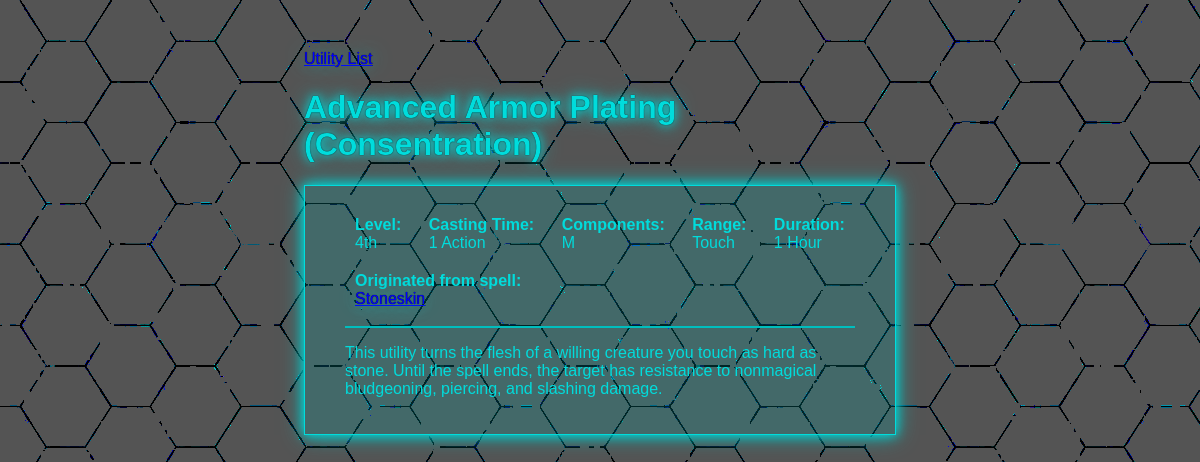
The app's page /utilities/1/ with its own data.
### utilities/models.py (models this page shows, shortened)
class Utility(models.Model):
    name = models.CharField(max_length=50, unique=True)
    description = RichTextField(blank=True)
    at_higher_levels = RichTextField(blank=True)
    ritual = models.BooleanField(default=False)
    utility_level = models.ForeignKey(
        UtilityLevel, models.SET_DEFAULT, default=0)
    casting_time_unit = models.ForeignKey(
        UtilityCastingTimeUnit, models.SET_DEFAULT, default=1)
    casting_time_quantity = models.IntegerField(null=True, default=1)
    reaction_casting_description = models.TextField(blank=True)
    components = models.ManyToManyField(UtilityComponent, blank=True)
    material_components = models.TextField(blank=True)
    range_type = models.ForeignKey(RangeType, models.SET_NULL, null=True)
    range_distance = models.IntegerField(null=True, default=0)
    range_unit = models.ForeignKey(RangeUnit, related_name='untility_range', on_delete=models.SET_NULL, null=True, blank=True)
    aoe = models.ForeignKey(AreaType, on_delete=models.SET_NULL, null=True, blank=True)
    aoe_unit = models.ForeignKey(RangeUnit, related_name='untility_aoe', on_delete=models.SET_NULL, null=True, blank=True)
    aoe_unit_quantity = models.IntegerField(null=True, blank=True)
    duration_type = models.ForeignKey(DurationType, models.SET_NULL, null=True)
    duration_time_unit = models.ForeignKey(
        DurationTimeUnit, on_delete=models.SET_NULL, null=True, blank=True)
    duration_quantity = models.IntegerField(null=True, blank=True)
    origin = models.CharField(max_length=25, blank=True)
    origin_link = models.URLField(blank=True)
    class Meta:
        verbose_name_plural = 'Utilities'

class UtilityLevel(models.Model):
    id = models.IntegerField(primary_key=True)
    level = models.CharField(max_length=10)
    def __str__(self):
        return self.level

class UtilityCastingTimeUnit(models.Model):
    unit = models.CharField(max_length=15)
    def __str__(self):
        return self.unit

class UtilityComponent(models.Model):
    abbreviation = models.CharField(primary_key=True, max_length=1)
    name = models.CharField(max_length=15)
    description = models.TextField(blank=True)

class RangeType(models.Model):
    type = models.CharField(max_length=15)
    def __str__(self):
        return self.type

class DurationTimeUnit(models.Model):
    unit = models.CharField(max_length=10)
    abbreviation = models.CharField(max_length=10, blank=True, null=True)

### utilities/views.py (the view)
# urls.py: path('<int:pk>/', views.UtilityDetailView.as_view(), name='detail')
class UtilityDetailView(generic.DetailView):
    model = Utility
    template_name = 'utilities/detail.html'

### utilities/templates/utilities/detail.html (shortened to what this page needs)
{% extends 'utilities/base.html' %}
{% block 'nav' %}
<a href="{% url 'utility_list' %}">Utility List</a>
{% endblock 'nav' %}
{% block 'header' %}
<h1>
  {{ utility.name }} {% if utility.duration_type.type == "Consentration" %}
  <span>(Consentration)</span>
  {% endif %}
</h1>
{% endblock 'header' %}
{% block 'content' %}
  <div class="details">
    <div class="metadata">
      <div class="metadata-content">
        <label for="level">Level:</label>
        <div>{{ utility.utility_level }}</div>
      </div>
      <div class="metadata-content">
        <label for="CastingTime">Casting Time:</label>
        <div>
          {{ utility.casting_time_quantity }} {{ utility.casting_time_unit }}{% if utility.casting_time_quantity > 1 %}s{% endif %}
        </div>
      </div>
      <div class="metadata-content">
        <label for="components">Components:</label>
        <div>
          {% for component in utility.components.all %}
            {{ component.abbreviation }}{% if not forloop.last %},{% endif %}
          {% endfor %}
        </div>
      </div>
      <div class="metadata-content">
        <label for="range">Range:</label>
        {% if utility.range_type.type == "Ranged" %}
        <div>{{ utility.range_distance }} feet</div>
        {% else %}
        <div>{{ utility.range_type }}</div>
        {% endif %}
      </div>
      <div class="metadata-content">
        <label for="duration">Duration:</label>
        {% if utility.duration_time_unit.unit and utility.duration_quantity > 0 %}
        <div>
          {{ utility.duration_quantity }} {{ utility.duration_time_unit.unit }}{% if utility.duration_quantity > 1 %}s{% endif %}
        </div>
        {% else %}
        <div>{{ utility.duration_type }}</div>
        {% endif %}
      </div>
      {% if utility.origin %}
      <div class="metadata-content">
        <label for="origin">Originated from spell:</label>
        <div>
          <a href="{{ utility.origin_link }}" target="_blank"
            >{{ utility.origin }}</a
          >
        </div>
      </div>
      {% endif %}
    </div>
    <hr>
    <div class="details-description">
      <p>{{ utility.description | safe }}</p>
    </div>
  </div>
{% endblock 'content' %}

### utilities/static/utilities/style.css (style rules this page uses)
:root { --color-white: rgba(255,255,255,1); --color-Damn-Light: rgba(0,220,220,1); --color-Light: rgba(0,190,190,1); --color-Dark: rgba(60,60,60,1); --color-Black: rgba(33,33,33,1); --font-Size: 18px; }
body { background-image: url("hexgrid_gray_hex_effect.png"); background-attachment: fixed; font-family: 'Rajdhani', sans-serif; }
h1 { text-shadow: 0 0 1px black, 0 0 10px var(--color-Damn-Light), 0 0 20px var(--color-Light); }
a { color: blue; text-shadow: 0px 0px 1px black, 0px 0px 20px var(--color-Light); }
.container * { outline: none; }
.details { justify-content: space-between; }
.metadata { display: flex; flex-wrap: wrap; justify-content: space-between; }
.metadata-content { display: inline-block; margin: 10px; }
.metadata-content label { font-weight: bold; }
hr { border: 1px solid #00bebe; background-color: #00bebe; }

### records on screen
Utility: name "Advanced Armor Plating", utility_level "4th", casting_time_quantity "1", casting_time_unit "Action", range_type "Touch", duration_quantity "1", duration_time_unit.unit "Hour", origin "Stoneskin", description "This utility turns the flesh of a willing creature you touch as hard as stone. Until the spell ends, the target has resistance to nonmagical bludgeoning, piercing, and slashing damage."
UtilityComponent: abbreviation "M"
